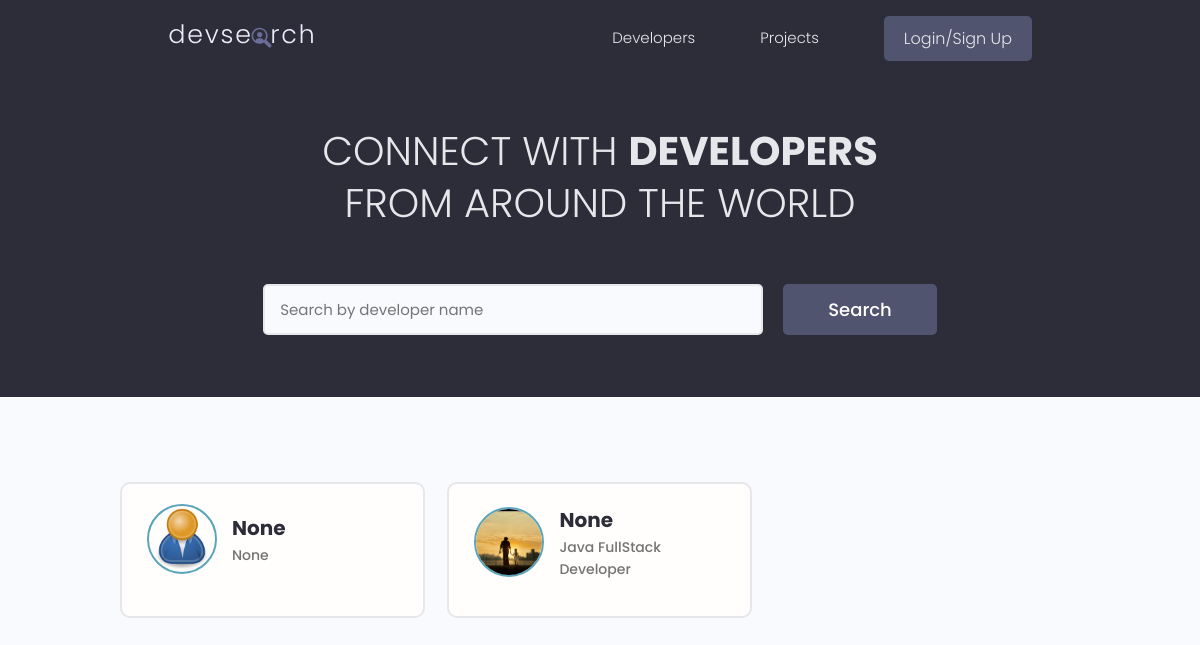
Before: / with the older database file.
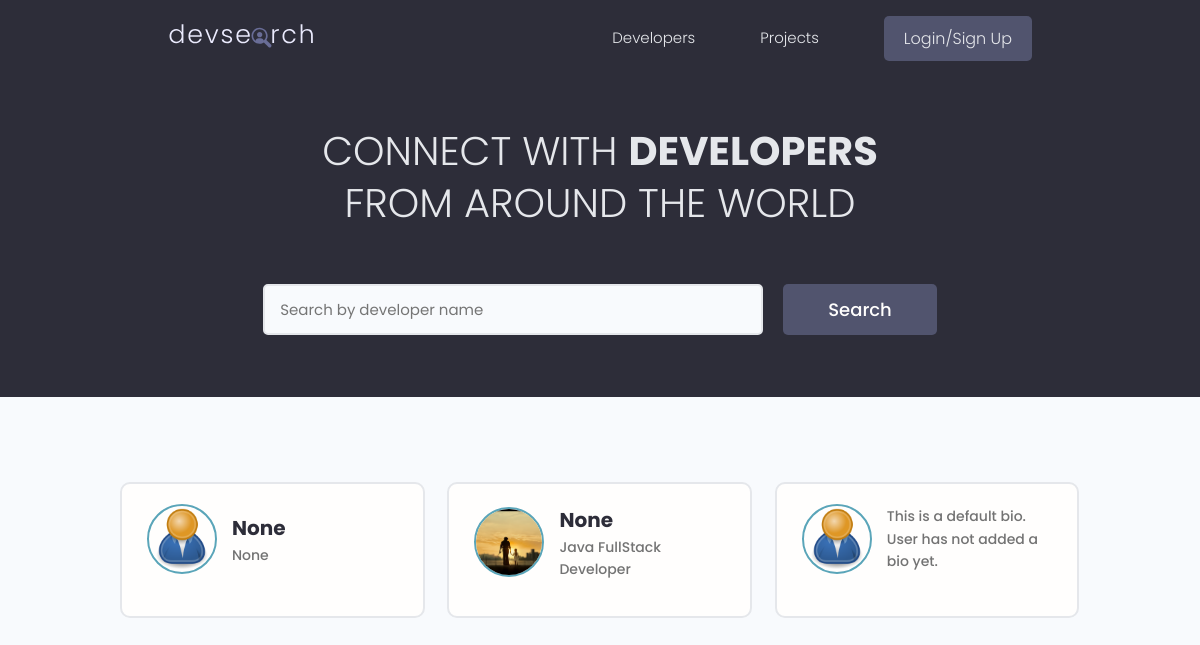
After: the same page with the newer database file.
### users/models.py (models this page shows, shortened)
class Profile(models.Model):
    user = models.OneToOneField(
        User, on_delete=models.CASCADE, null=True, blank=True)
    name = models.CharField(max_length=200, blank=True, null=True)
    email = models.EmailField(max_length=500, blank=True, null=True)
    username = models.CharField(max_length=200, blank=True, null=True)
    location = models.CharField(max_length=200, blank=True, null=True, default="Earth")
    short_intro = models.CharField(max_length=200, blank=True, null=True, default="This is a default bio. User has not added a bio yet.")
    bio = models.TextField(blank=True, null=True)
    profile_image = models.ImageField(
        null=True, blank=True, upload_to='profiles/', default="profiles/user-default.png")
    social_github = models.CharField(max_length=200, blank=True, null=True)
    social_twitter = models.CharField(max_length=200, blank=True, null=True)
    social_linkedin = models.CharField(max_length=200, blank=True, null=True)
    social_youtube = models.CharField(max_length=200, blank=True, null=True)
    social_website = models.CharField(max_length=200, blank=True, null=True)
    created = models.DateTimeField(auto_now_add=True)
    id = models.UUIDField(default=uuid.uuid4, unique=True,
                          primary_key=True, editable=False)

### users/views.py (the view)
# urls.py: path('', views.profiles, name='profiles'),
def profiles(request):
    profiles = Profile.objects.all()
    context = {'profiles': profiles}
    return render(request, 'users/profiles.html', context)

### users/templates/users/profiles.html (shortened to what this page needs)
{% extends 'main.html' %}
{% block content %}
<main class="home">
    <section class="hero-section text-center">
        <div class="container container--narrow">
            <div class="hero-section__box">
                <h2>CONNECT WITH <span>DEVELOPERS</span></h2>
                <h2>FROM AROUND THE WORLD</h2>
            </div>
            <div class="hero-section__search">
                <form id="searchForm" class="form" action="{% url 'profiles' %}" method="get">
                    <div class="form__field">
                        <input class="input input--text" id="formInput#search" type="text" name="search_query"
                            value="{{search_query}}" placeholder="Search by developer name" />
                    </div>
                    <input class="btn btn--sub btn--lg" type="submit" value="Search" />
                </form>
            </div>
        </div>
    </section>
    <section class="devlist">
        <div class="container">
            <div class="grid grid--three">
                {% for profile in profiles %}
                <div class="column card">
                    <div class="dev">
                        <a href="{% url 'user-profile' profile.id %}" class="card__body">
                            <div class="dev__profile">
                                <img class="avatar avatar--md" src="{{ profile.profile_image.url }}" alt="image" />
                                <div class="dev__meta">
                                    <h3>{{profile.name}}</h3>
                                    <h5>{{profile.short_intro|slice:"60"}}</h5>
                                </div>
                            </div>
                        </a>
                    </div>
                </div>
                {% endfor %}
            </div>
        </div>
    </section>
</main>
{% endblock content %}

Changed rows visible on the page:
added Profile: profile_image (placeholder picture), short_intro "This is a default bio. User has not added a bio yet."
